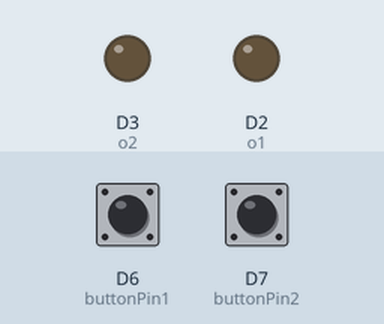
This sketch was run on a simulated ESP8266 (NodeMCU). Shown: output pins drawn as LEDs (lit = HIGH). The inputs (shaded band) are chosen by the test bench; at power-on: D6 (buttonPin1) HIGH, D7 (buttonPin2) HIGH. What the sketch prints to the serial monitor is not drawn.

Above: at 1.2 s.
1.3 s: D6 (buttonPin1) pulled LOW for 0.15 s
At 2.2 s:
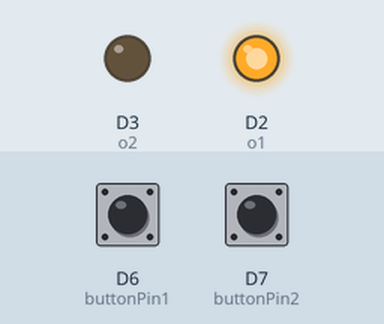
2.9 s: D7 (buttonPin2) pulled LOW for 0.15 s
At 3.5 s:
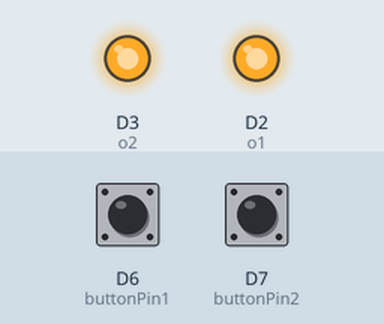
4.5 s: D6 (buttonPin1) pulled LOW for 1 s
At 5.8 s:
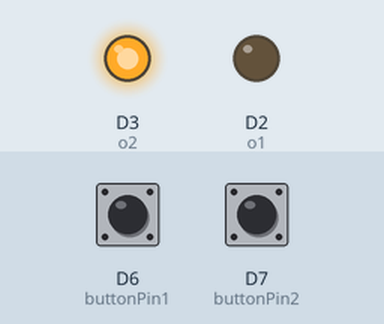
7.0 s: D6 (buttonPin1) pulled LOW for 3.2 s
At 7.7 s:
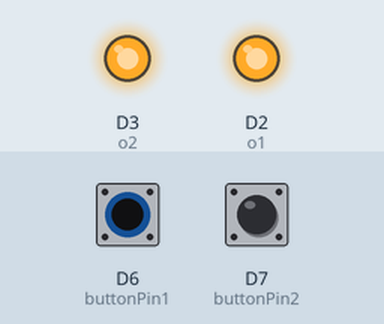
11.7 s: D7 (buttonPin2) pulled LOW for 1 s
At 12.6 s:
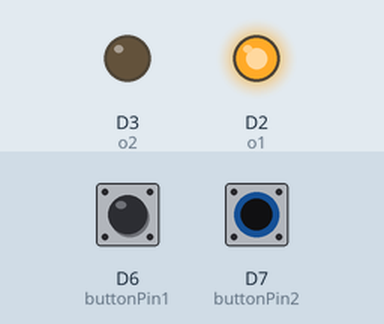
14.2 s: D6 (buttonPin1) pulsed LOW 2 times (0.12 s each, 0.3 s apart)
At 14.4 s:
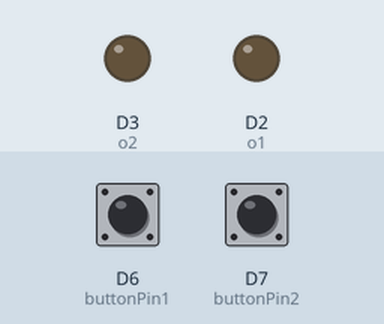
Timing chart, 0 to 17.2 s (numbered marks = the images above; inputs shaded):
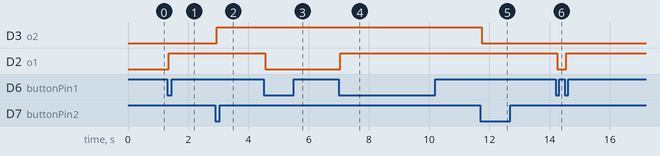

Measured:
- after the input at 1.3 s, D2 (o1): LOW → HIGH after 0.05 s
- after the input at 2.9 s, D3 (o2): LOW → HIGH after 0.05 s
- after the input at 4.5 s, D2 (o1): HIGH → LOW after 0.05 s
- after the input at 7.0 s, D2 (o1): LOW → HIGH after 0.05 s
- after the input at 11.7 s, D3 (o2): HIGH → LOW after 0.05 s
- after the input at 14.2 s, D2 (o1): HIGH → LOW after 0.05 s, → HIGH 0.30 s later

The sketch:

Work1.ino
```cpp
// Author: Armmy2530
// Create Time: 16/2/2023 8:06

const int buttonPin1 = D6;    // the number of the pushbutton pin
const int buttonPin2 = D7;    // the number of the pushbutton pin
const int o1 = D2;    // the number of the pushbutton pin
const int o2 = D3;    // the number of the pushbutton pin
const int debouch_ms = 50;

// Variables will change:
int buttonState1;
int lastButtonState1 = 1;
int buttonState2;
int lastButtonState2 = 1;
int count = 0,toggle_n = 0,toggle_n2 = 0;

void setup() {
  pinMode(buttonPin1, INPUT_PULLUP);
  pinMode(buttonPin2, INPUT_PULLUP);
  pinMode(o1, OUTPUT);
  pinMode(o2, OUTPUT);
  Serial.begin(115200);
  // set initial LED state
}

void loop() {
  int buttonState1 = digitalRead(buttonPin1);
  int buttonState2 = digitalRead(buttonPin2);
  if(buttonState1 != lastButtonState1){
    delay(debouch_ms);
    if(digitalRead(buttonPin1)==0){
      toggle();
    }
  }
  if(buttonState2 != lastButtonState2){
    delay(debouch_ms);
    if(digitalRead(buttonPin2)==0){
       toggle2();
    }
  }
  Serial.println(String(buttonState1)+" "+String(buttonState2)+" "+String(toggle_n)+" "+String(toggle_n2));
  digitalWrite(o1,toggle_n);
  digitalWrite(o2,toggle_n2);
  lastButtonState1 = buttonState1;
  lastButtonState2 = buttonState2;
}
void toggle() {
  if (toggle_n == 1) {
    toggle_n = 0;
  }
  else {
    toggle_n = 1;
  }
}

void toggle2() {
  if (toggle_n2 == 1) {
    toggle_n2 = 0;
  }
  else {
    toggle_n2 = 1;
  }
}
```
